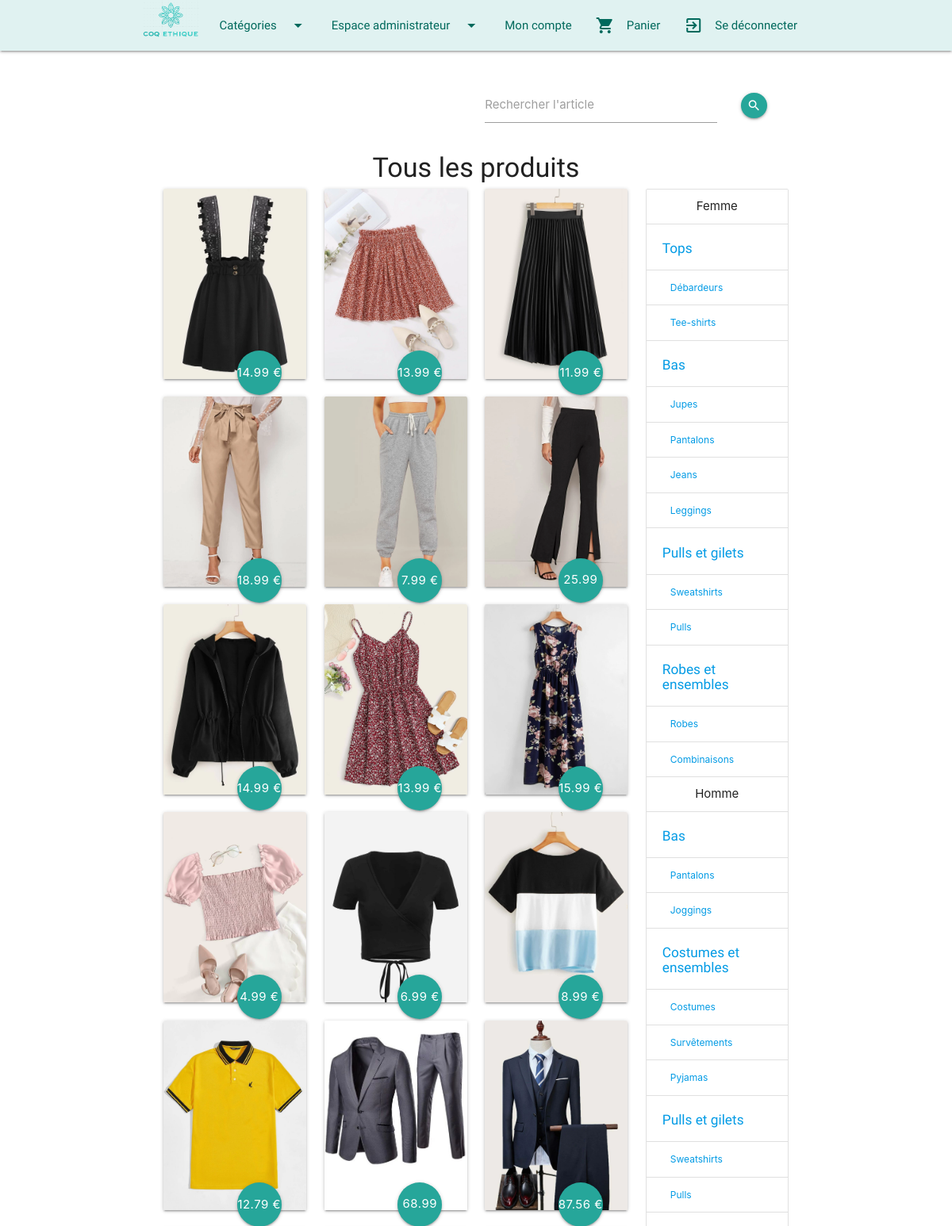
Page /index.php?p=products.index (signed in, upper part) on the committed database.
### tables this page shows
CREATE TABLE IF NOT EXISTS `produits` (
  `id` int(11) NOT NULL AUTO_INCREMENT,
  `nom` varchar(255) NOT NULL,
  `image_path` varchar(255) NOT NULL,
  `description` longtext NOT NULL,
  `prix` float NOT NULL,
  `id_sous_categories` int(11) DEFAULT NULL,
  `stock` int(11) NOT NULL,
  PRIMARY KEY (`id`),
  KEY `id_sous_categories` (`id_sous_categories`)
);

CREATE TABLE IF NOT EXISTS `categories` (
  `id` int(11) NOT NULL AUTO_INCREMENT,
  `nom` varchar(255) NOT NULL,
  `gender` varchar(255) NOT NULL,
  `image_path` varchar(255) NOT NULL,
  PRIMARY KEY (`id`)
);

CREATE TABLE IF NOT EXISTS `sous_categories` (
  `id` int(11) NOT NULL AUTO_INCREMENT,
  `nom` varchar(255) NOT NULL,
  `id_categories` int(11) DEFAULT NULL,
  PRIMARY KEY (`id`),
  KEY `id_categories` (`id_categories`)
);

### core/Controller/Controller.php (called while the page is built, shortened)
<?php
class Controller{
    protected $viewPath;
    protected function render($view, $variables = []){
        extract($variables);
        require ($this->viewPath . str_replace('.', '/', $view) . '.php');
    }
}

### app/Controller/ProductsController.php (called while the page is built, shortened)
<?php
class ProductsController extends AppController
{
    public function index()
    {
        $products = $this->Product->last();
        $subcategories = $this->Subcategory->all();
        $categories = $this->Category->all();
        $this->render('products.index', compact('products', 'subcategories', 'categories'));
    }
}

### public/index.php (called while the page is built, shortened)
<?php
if (isset($_GET['p'])) {
    $page = $_GET['p'];
} else {
    $page = 'products.home';
}
$page = explode('.', $page);
if ($page[0] === 'admin'){
    $controller = '\App\Controller\Admin\\' . ucfirst($page[1] . 'Controller');
    $action = $page[2];
}else{
    $action = $page[1];
}
$controller = new $controller;
$controller->$action();

### core/Table/Table.php (called while the page is built, shortened)
<?php
class Table
{
    protected $table;
    protected $db;
    public function __construct(Database $db)
    {
        $this->db = $db;
    }
    public function all()
    {
        return $this->query('SELECT * FROM '. $this->table);
    }
    public function query($statement, $attributes = null, $one = false)
    {
        if ($attributes) {
            return $this->db->prepare(
                $statement,
                $attributes,
                str_replace('Table', 'Entity', get_class($this)),
                $one);
        }else{
            return $this->db->query(
                $statement,
                str_replace('Table', 'Entity', get_class($this)),
                $one);
        }
    }
}

### core/Database/MysqlDatabase.php (called while the page is built, shortened)
<?php
class MysqlDatabase extends Database
{
    private $pdo;
    private function getPDO()
    {
        if ($this->pdo === null){
            $pdo = new PDO('mysql:dbname=boutique;host=localhost', 'root', '');
            $pdo->setAttribute(PDO::ATTR_ERRMODE, PDO::ERRMODE_EXCEPTION);
            $this->pdo = $pdo;
        }
        return $this->pdo;
    }
    public function query($statement, $class_name = null, $one = false)
    {
        $req = $this->getPDO()->query($statement);
        if ($class_name === null){
            $req->setFetchMode(PDO::FETCH_OBJ);
        }else{
            $req->setFetchMode(PDO::FETCH_CLASS, $class_name);
        }
        if ($one){
            $datas = $req->fetch();
        }else{
            $datas = $req->fetchAll();
        }
        return $datas;
    }
}

### app/Table/ProductTable.php (called while the page is built, shortened)
<?php
class ProductTable extends Table
{
    public function last()
    {
        return $this->query(
            "
        SELECT produits.stock, produits.id, produits.nom, produits.image_path, produits.description, produits.prix, sous_categories.nom as sous_categorie, categories.nom as categorie
        FROM produits
        LEFT JOIN sous_categories ON id_sous_categories = sous_categories.id
        LEFT JOIN categories ON id_categories = categories.id
        "
        );
    }
}

### app/Autoloader.php (called while the page is built, shortened)
<?php
class Autoloader
{
    static function autoload($class)
    {
        if (strpos($class, __NAMESPACE__ . '\\') === 0) {
            $class = str_replace(__NAMESPACE__ . '\\', '', $class);
            $class = str_replace('\\', '/', $class);
        }
    }
}

### core/Autoloader.php (called while the page is built, shortened)
<?php
class Autoloader
{
    static function autoload($class)
    {
        if (strpos($class, __NAMESPACE__ . '\\') === 0) {
            $class = str_replace(__NAMESPACE__ . '\\', '', $class);
            $class = str_replace('\\', '/', $class);
        }
    }
}

### app/Entity/ProductEntity.php (called while the page is built, shortened)
<?php
class ProductEntity extends Entity{
    public function getUrl(){
        return 'index.php?p=products.show&id=' . $this->id;
    }
}

### core/Entity/Entity.php (called while the page is built, shortened)
<?php
class Entity
{
    public function __get($key){
        return $this->$key;
    }
}

### app/Entity/CategoryEntity.php (called while the page is built, shortened)
<?php
class CategoryEntity extends Entity{
    public function getUrl(){
        return 'index.php?p=products.category&id=' . $this->id;
    }
}

### app/Entity/SubcategoryEntity.php (called while the page is built, shortened)
<?php
class SubcategoryEntity extends Entity{
    public function getUrl(){
        return 'index.php?p=products.subcategory&id=' .$this->id;
    }
}

### app/Views/products/index.php (the view, shortened to what this page needs)
<div class="row p-1">
    <div class="m-0 row p-1">
        <form method="post" action="index.php?p=products.search" class="col s12">
            <div class="m-0 row">
                <div class="input-field col s11 m5 offset-m6">
                    <input name="searchbox" type="text" id="autocomplete-input" class="autocomplete">
                    <label for="autocomplete-input">Rechercher l'article</label>
                </div>
                <div class="input-field col s1 m1">
                    <button class="btn-floating btn-small waves-effect waves-light"><i class="material-icons">search</i></button>
                </div>
            </div>
        </form>
    </div>
    <h4 class="m-0 center">Tous les produits</h4>
    <div class="col s12 m9">
        <div class="row">
            <?php
            foreach ($products as $product): ?>
                <div class="col s12 m4">
                    <div class="card">
                        <div class="card-image">
                            <a class="link_card_hover" href="<?= $product->url ?>">
                                <img src="../app/src/images/<?= $product->image_path ?>" alt="<?= $product->nom ?>">
                                <button class="btn-floating btn-large halfway-fab"><?= $product->prix ?> €</button>
                            </a>
                        </div>
                    </div>
                </div>
            <?php
            endforeach; ?>
        </div>
    </div>
    <div id="categories" class="col s12 m3">
        <ul class="collection with-header">
            <li class="collection-header center">Femme</li>
            <?php
            foreach ($categories as $category2) {
                if ($category2->gender == 'Femme') { ?>
                    <li class="collection-header">
                        <a href=" <?= $category2->url; ?>">
                            <h6><?= $category2->nom ?></h6>
                        </a>
                    </li>
                    <?php
                    foreach ($subcategories as $subcategory) {
                        if ($subcategory->id_categories == $category2->id) { ?>
                            <li class="collection-item">
                                <a href="<?= $subcategory->url; ?>"><?= $subcategory->nom ?></a>
                            </li>
                            <?php
                        }
                    } ?>
                    <?php
                } ?>
                <?php
            } ?>
            <li class="collection-header center">Homme</li>
            <?php
            foreach (
                $categories
                as $category2
            ) {
                if ($category2->gender == 'Homme') { ?>
                    <li class="collection-header">
                        <a href=" <?= $category2->url; ?>">
                            <h6><?= $category2->nom ?></h6>
                        </a>
                    </li>
                    <?php
                    foreach ($subcategories as $subcategory) {
                        if ($subcategory->id_categories == $category2->id) { ?>
                            <li class="collection-item">
                                <a href="<?= $subcategory->url; ?>"><?= $subcategory->nom ?></a>
                            </li>
                            <?php
                        }
                    }
                }
            } ?>
        </ul>
    </div>
</div>

### public/css/style.css (style rules this page uses)
h1,h2,h3,h4,h5,h6, .navbar-brand { font-family: 'Indie Flower', cursive; }
body { display: flex; flex-direction: column; }
.p-1 { padding: 1rem !important; }
button { margin: 0.5rem; }
.link_card_hover { font-weight: bold; }
.collection-item > * { font-size: 12px !important; }
.m-0 { margin: 0 !important; }

### rows in the picture
produits: image_path (picture), prix "14.99"
produits: image_path (picture), prix "13.99"
produits: image_path (picture), prix "11.99"
produits: image_path (picture), prix "18.99"
produits: image_path (picture), prix "7.99"
produits: image_path (picture), prix "25.99"
produits: image_path (picture), prix "14.99"
produits: image_path (picture), prix "13.99"
produits: image_path (picture), prix "15.99"
produits: image_path (picture), prix "4.99"
produits: image_path (picture), prix "6.99"
produits: image_path (picture), prix "8.99"
produits: shows a picture, prix "12.79"
produits: image_path (picture), prix "68.99"
produits: shows a picture, prix "87.56"
categories: nom "Tops"
sous_categories: nom "Débardeurs"
sous_categories: nom "Tee-shirts"
categories: nom "Bas"
sous_categories: nom "Jupes"
sous_categories: nom "Pantalons"
sous_categories: nom "Jeans"
sous_categories: nom "Leggings"
categories: nom "Pulls et gilets"
sous_categories: nom "Sweatshirts"
sous_categories: nom "Pulls"
categories: nom "Robes et ensembles"
sous_categories: nom "Robes"
sous_categories: nom "Combinaisons"
categories: nom "Bas"
sous_categories: nom "Pantalons"
sous_categories: nom "Joggings"
categories: nom "Costumes et ensembles"
sous_categories: nom "Costumes"
sous_categories: nom "Survêtements"
sous_categories: nom "Pyjamas"
categories: nom "Pulls et gilets"
sous_categories: nom "Sweatshirts"
sous_categories: nom "Pulls"
